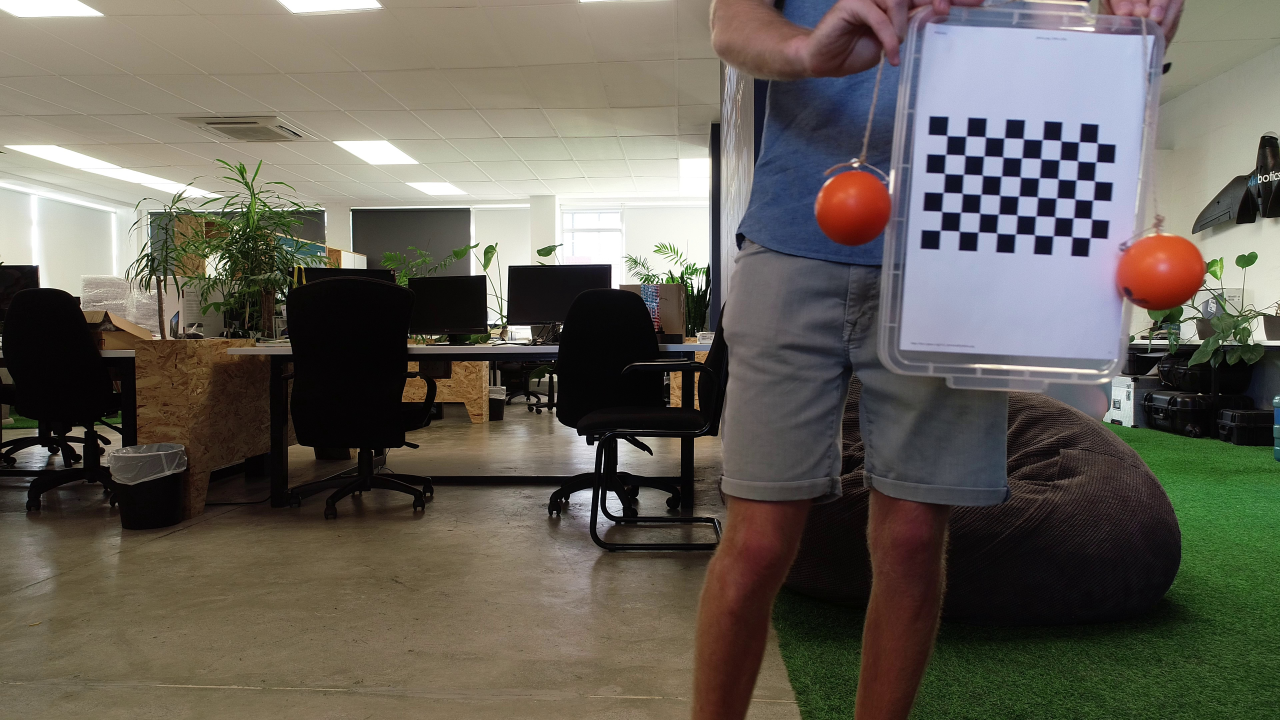
#> input picture Distortion Corrector/Test_Frames/img00570.jpg, 3840 x 2160 px, found by its file name (shown at 1/3 size)
$ jupyter execute --allow-errors distortion_comparison.ipynb   (shell and % lines are left out)   (older library calls are emulated)
#> lines starting #> are read from the running program, lines starting #| are printed output that depends on the picture; after the words box and inside, x2 and y2 are one past the last pixel; in counts of white or black regions, pixels touching at a corner belong together; long printed decimals are rounded
# Distortion Comparison before and after undistortion
### The steps to segment an image based on colour and then further compare the fitted ellipses before and after distortion

## Segment images based on colour

[cell 1]
import cv2
import matplotlib.pyplot as plt
import numpy as np
from matplotlib.patches import Ellipse

[cell 2]
#Img before undistortion
distBall = cv2.imread('./Test_Frames/img00570.jpg')
#> distBall is the input picture: shape (2160, 3840, 3); mean B, G, R 87.2, 96.4, 101.2
distBall = cv2.cvtColor(distBall,cv2.COLOR_BGR2RGB) #BGR to RGB, so plots correct colour
hsv_distBall = cv2.cvtColor(distBall,cv2.COLOR_RGB2HSV) #img to HSV
#> hsv_distBall: shape (2160, 3840, 3); mean H, S, V 53, 74.2, 107.9

#Img after undistortion
undistBall = cv2.imread('./Undistorted_imgs/unImg00570.jpg')
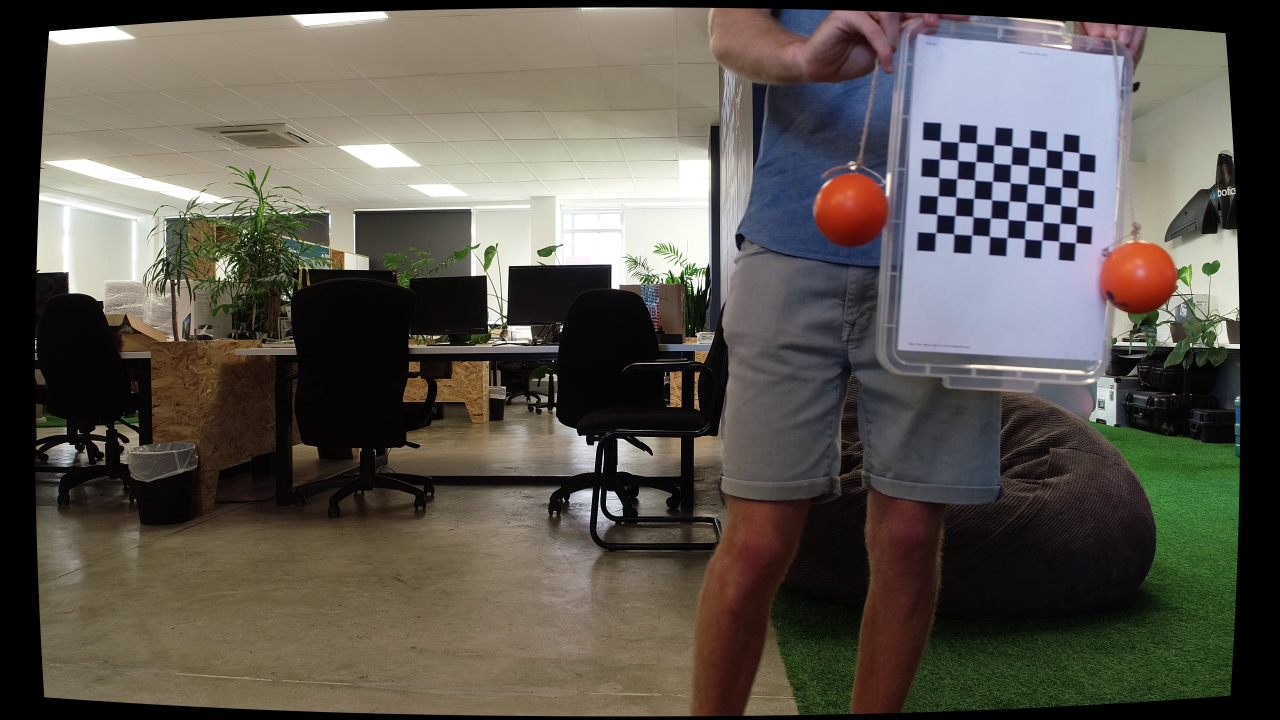
#> input picture Distortion Corrector/Undistorted_imgs/unImg00570.jpg, 3840 x 2160 px, found by its file name (shown at 1/3 size)
#> undistBall is the input picture: shape (2160, 3840, 3); mean B, G, R 78.2, 86.2, 90.8
undistBall = cv2.cvtColor(undistBall,cv2.COLOR_BGR2RGB)
hsv_undistBall = cv2.cvtColor(undistBall,cv2.COLOR_RGB2HSV)
#> hsv_undistBall: shape (2160, 3840, 3); mean H, S, V 48.1, 67.6, 96.6

#Predetermined HSV colour range
#lower_hsv = (0,138,80)
#upper_hsv = (8,255,255)
lower_hsv = (0,138,60)
upper_hsv = (10,255,255)

### Create masks

[cell 3]
#Dist img mask
mask_dist = cv2.inRange(hsv_distBall,lower_hsv,upper_hsv)
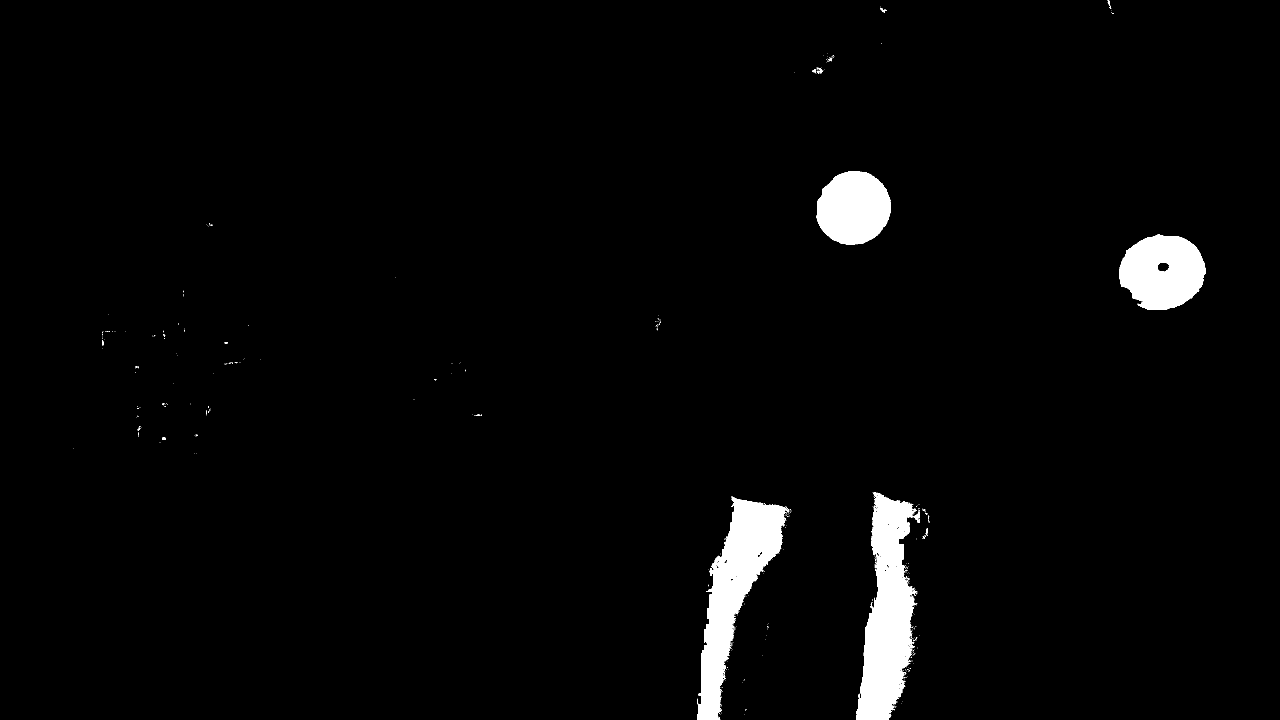
#> mask_dist: shape (2160, 3840) (shown at 1/3 size); 2.7% white; 596 white regions (579 under 20 px), largest, box (x1, y1, x2, y2) and area: (2568, 1476, 2752, 2160) 71589, (2092, 1490, 2358, 2160) 68352, (3357, 703, 3618, 930) 43604
mask_dist = cv2.erode(mask_dist, None, iterations=2) #Removes small blobs
#> mask_dist: shape (2160, 3840); 2.3% white; 31 white regions (23 under 20 px), largest, box (x1, y1, x2, y2) and area: (2094, 1497, 2351, 2160) 59012, (2570, 1496, 2742, 2160) 56301, (3359, 706, 3615, 928) 41200
mask_dist = cv2.dilate(mask_dist, None, iterations=2)
#> mask_dist: shape (2160, 3840); 2.6% white; 11 white regions, largest, box (x1, y1, x2, y2) and area: (2568, 1494, 2744, 2160) 66653, (2092, 1495, 2353, 2160) 66192, (3357, 704, 3617, 930) 43484
dist_res_mask = cv2.bitwise_and(distBall,distBall,mask=mask_dist)
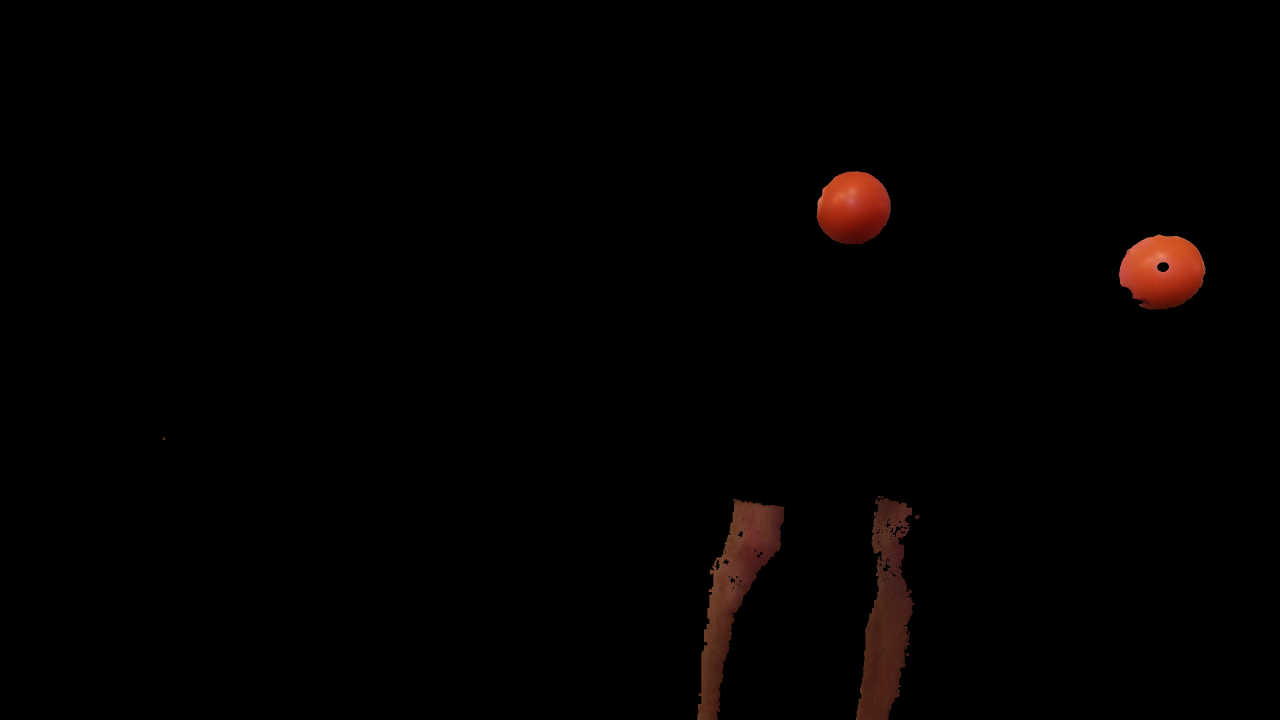
#> dist_res_mask: shape (2160, 3840, 3) (shown at 1/3 size); mean R, G, B 3, 1.2, 0.8

#unDist img mask
mask_undist = cv2.inRange(hsv_undistBall,lower_hsv,upper_hsv)
#> mask_undist: shape (2160, 3840); 2.5% white; 387 white regions (366 under 20 px), largest, box (x1, y1, x2, y2) and area: (2556, 1474, 2740, 2142) 67536, (2090, 1489, 2356, 2148) 66916, (2446, 522, 2663, 738) 36469
mask_undist = cv2.erode(mask_undist, None, iterations=2) #Removes small blobs
#> mask_undist: shape (2160, 3840); 2.2% white; 20 white regions (11 under 20 px), largest, box (x1, y1, x2, y2) and area: (2092, 1495, 2350, 2146) 58665, (2559, 1483, 2730, 2140) 55598, (2448, 524, 2661, 735) 34640
mask_undist = cv2.dilate(mask_undist, None, iterations=2)
#> mask_undist: shape (2160, 3840); 2.4% white; 9 white regions
undist_res_mask = cv2.bitwise_and(undistBall,undistBall,mask=mask_undist)

fig, axes = plt.subplots(nrows=1,ncols=2)
plt.subplot(1,2,1)
plt.imshow(dist_res_mask[:,2000:])
plt.title('Distorted Mask')
plt.subplot(1,2,2)
plt.imshow(undist_res_mask[:,2000:])
plt.title('Undistorted Mask')
plt.tight_layout()
plt.show()
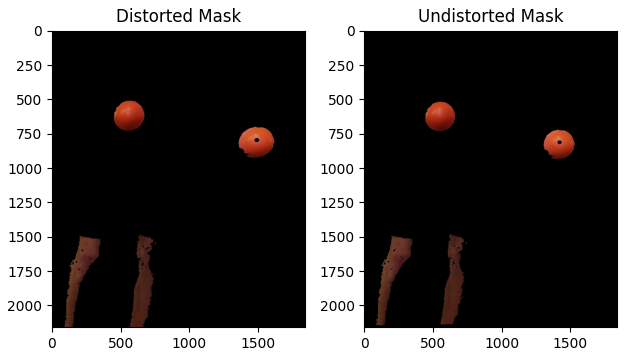
#> figure drawn by matplotlib, 2 panels

## Indetify contours based on colour segmentation

[cell 4]
#Dist Contours
_, dist_contours, _ = cv2.findContours(mask_dist,cv2.RETR_TREE,cv2.CHAIN_APPROX_SIMPLE)
#> dist_contours = 223 contours, 188 with area under 20; largest, box (x1, y1, x2, y2) and area: (2568, 1494, 2744, 2160) 66618, (2092, 1495, 2353, 2160) 66304, (3357, 704, 3617, 930) 43910, (2450, 514, 2672, 733) 37708, (3471, 786, 3508, 817) 856
#Undist Contours
_, undist_contours, _ = cv2.findContours(mask_undist,cv2.RETR_TREE,cv2.CHAIN_APPROX_SIMPLE)
#> undist_contours = 147 contours, 115 with area under 20; largest, box (x1, y1, x2, y2) and area: (2090, 1493, 2352, 2148) 65109, (2557, 1481, 2732, 2142) 64048, (3307, 725, 3532, 940) 36248, (2446, 522, 2663, 737) 36122, (3406, 803, 3439, 833) 696

##Illustrate All Contours:
fig, axes = plt.subplots(nrows=1,ncols=2)
plt.subplot(1,2,1)
plt.imshow(cv2.drawContours(distBall, dist_contours,-1,(0,255,0),3)[:,2000:])
plt.title('Distorted Contours')
plt.subplot(1,2,2)
plt.imshow(cv2.drawContours(undistBall, undist_contours,-1,(0,255,0),3)[:,2000:])
plt.title('Undistorted Contours')
plt.tight_layout()
plt.show()
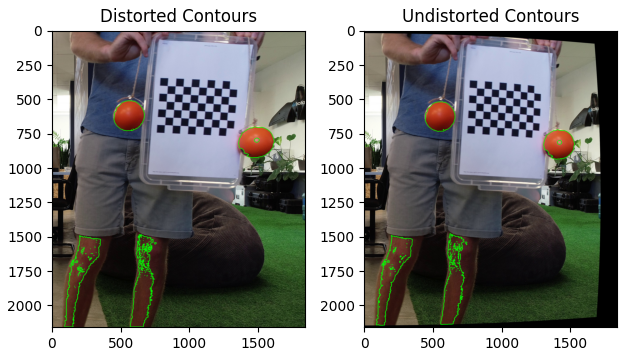
#> figure drawn by matplotlib, 2 panels

### Find the area of the contours to identify those relating to the balls.

*Note*:

~This technique of identifying the contours of the balls requires revision as there is no guarentee that the balls will always be the biggest contour in the image. However, this approach works for the illustration purposes.~

To identify the ball contours initially a stricter (smaller) HSV colour range was used. The reason being, when you have a large HSV range there is more chance that unwanted regions appear in the masks and thus add possible contours. However, this also has a negative effect in that some desired region can also be omitted.

Thus a small strict range was used to identify the possible expected 'areas' range for the balls. Once this area range was identified the HSV range could be relaxed to included more of the ball in the mask as well as other unwanted regions. However, these unwanted regions pose no further problem since we have an expected 'area' range to search for the ball's contours.

These expected 'area' ranges can be seen implemented in the lambda functions on line 4 and 12 in the code block below.

*p.s. give me a ring if this doesn't make sense and I'll try explain it a little better*

[cell 5]
#Find area of dist conts, locate indicies of largest, store in new array(can be omitted)
dist_cont_areas = [(cv2.contourArea(contour), contour) for contour in dist_contours] #Find contour area and group with contour
#> dist_cont_areas = 223 items
index_dist = sorted(range(len(dist_cont_areas)),key =lambda i : 45000> dist_cont_areas[i][0]>32000)[-2:] #Find conts in area range
#> index_dist = [218, 220]
dist_ball_cont = [dist_cont_areas[index_dist[0]][1],dist_cont_areas[index_dist[1]][1]]
#> dist_ball_cont = 2 contours; box (x1, y1, x2, y2) and area: (3357, 704, 3617, 930) 43910, (2450, 514, 2672, 733) 37708
print("Areas:")
print(dist_cont_areas[index_dist[0]][0])
#| 43910.5
print(dist_cont_areas[index_dist[1]][0])
#| 37708.0

#Same for undist conts
undist_cont_areas = [(cv2.contourArea(contour), contour) for contour in undist_contours]
#> undist_cont_areas = 147 items
index_undist = sorted(range(len(undist_cont_areas)),key =lambda i : 40000>undist_cont_areas[i][0]>32000)[-2:]
#> index_undist = [143, 145]
undist_ball_cont = [undist_cont_areas[index_undist[0]][1],undist_cont_areas[index_undist[1]][1]]
#> undist_ball_cont = 2 contours; box (x1, y1, x2, y2) and area: (3307, 725, 3532, 940) 36248, (2446, 522, 2663, 737) 36122
print(undist_cont_areas[index_undist[0]][0])
#| 36247.5
print(undist_cont_areas[index_undist[1]][0])
#| 36121.5

### Given the areas of the ball's contours, fit ellipses to them.

[cell 6]
#Distorted Balls
left_dist_ball = cv2.fitEllipse(dist_ball_cont[1])
#> left_dist_ball = ((2560.5, 624.2), (212.4, 226.2), 46.39)
right_dist_ball = cv2.fitEllipse(dist_ball_cont[0])
#> right_dist_ball = ((3487.9, 814.5), (221.8, 252.6), 83.4)

#Undistorted Balls
left_undist_ball = cv2.fitEllipse(undist_ball_cont[1])
#> left_undist_ball = ((2553.4, 629.5), (211, 218.7), 46.07)
right_undist_ball = cv2.fitEllipse(undist_ball_cont[0])
#> right_undist_ball = ((3419.8, 830.5), (211.1, 219.3), 103.9)

##Illustration of contours(GREEN) and Fitted Ellipses(Blue and Red)
#Left Balls
plt.subplot(1,2,1)
plt.imshow(cv2.ellipse(distBall,left_dist_ball,(255,0,0),2)[500:750,2400:2700])
plt.title('Dist Left Ball')
plt.subplot(1,2,2)
plt.imshow(cv2.ellipse(undistBall,left_undist_ball,(0,0,255),2)[500:750,2400:2700])
plt.title('Undist Left Ball')
plt.tight_layout()
plt.show()
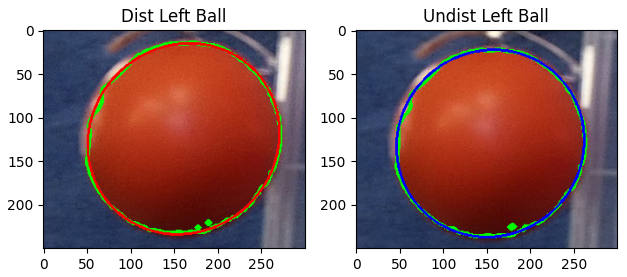
#> figure drawn by matplotlib, 2 panels
#Right Balls
plt.subplot(1,2,1)
plt.imshow(cv2.ellipse(distBall,right_dist_ball,(255,0,0),2)[700:950,3320:3620])
plt.title('Dist Right Ball')
plt.subplot(1,2,2)
plt.imshow(cv2.ellipse(undistBall,right_undist_ball,(0,0,255),2)[700:950,3260:3550])
plt.title('Undist Right Ball')
plt.tight_layout()
plt.show()
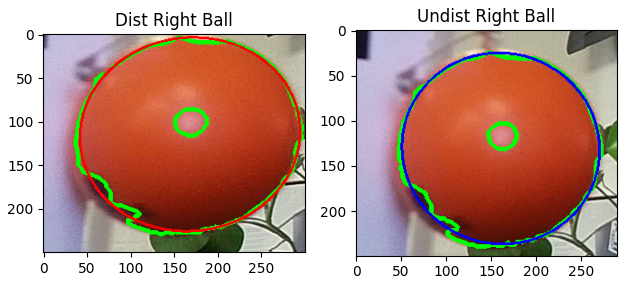
#> figure drawn by matplotlib, 2 panels

## Comparison of Ellipses with a Reference Circle

*Note*:

The ellipses major and minor axes have been normalized for ease of plotting, The original pixel values can be seen below in a table.

### Left Ball

[cell 7]
labels = ['Circle','Dist ellipse', 'Undist ellipse']
#Circle, R = 1 centered on the origin.
circle = plt.Circle((0,0),1,fc = 'none',ec="g")
plt.gca().add_patch(circle)


#Left Dist ball
dist_scaled_a = 2*left_dist_ball[1][0]/left_dist_ball[1][0]
#> dist_scaled_a = 2
dist_scaled_b = 2*left_dist_ball[1][1]/left_dist_ball[1][0]
#> dist_scaled_b = 2.13
#> (the rest of this cell did not finish here and is left out)

#### Review of information from Ellipses associated with LEFT ball

Instead of referring to the major and minor axis of the ellipse, width and height will be used.

The following tables contains the widths and heights for the left ball before and after distortion. Included in the table is a correlation. This correlation is determined by $\frac{width}{height}$ and its purpose is to show how similar the ellipse is to a circle, where a circle would be represented by a value of **1**
#### Left Ball Comparsion
| | Distorted  | Undistorted    |
|---:|:-------------|:-----------|
| <b>Width</b> | 212.38  |    211.01   |
| <b>Height</b> | 226.17  |  218.72   |
| <b>Correlation</b> | 0.9390  |  0.9647  |

In the case of the left ball, there is a **2.57%** improvement after the distortion is removed. Logically, since the left ball is close to the center of the image where less distortion is present, it makes sense for the undistortion process to have less of an effect on the left ball compared to the right ball

### Right Ball

[cell 8]
labels = ['Circle','Dist ellipse', 'Undist ellipse']
#Circle, R = 1 centered on the origin.
circle = plt.Circle((0,0),1,fc = 'none',ec="g")
plt.gca().add_patch(circle)
plt.axis('scaled')

#Right Dist ball
dist_scaled_a = 2*right_dist_ball[1][0]/right_dist_ball[1][0]
dist_scaled_b = 2*right_dist_ball[1][1]/right_dist_ball[1][0]
#> dist_scaled_b = 2.28
#> (the rest of this cell did not finish here and is left out)

#### Review of information from Ellipses associated with the RIGHT ball

The comparison of the width and height values of the right ball shows the improvement thanks to the undistorting process
#### Right Ball Comparison
| | Distorted  | Undistorted    |
|---:|:-------------|:-----------|
| <b>Width</b> | 221.83  |    211.07   |
| <b>Height</b> | 252.60  |  219.33   |
| <b>Correlation</b> | 0.8782  |  0.9623  |

In the case of the right ball, there is a **8.41%** improvement after the undistortion process.

# Last Big Note

So the correlation values here are unfortunately affected by how well the balls can be segmented from the images, thus the correlation values are affected by the distortion correction and the segmentation process. I've tried to segment them as best I can and the results are probably still influenced by the segmentation process.

However, I think these results definetly show the improvement from undistorting the images and the fact that the **width** and **height** for the left and right ball after distortion are quite close is very promising.

| | Left  | Right    |
|---:|:-------------|:-----------|
| <b>Width</b> | 211.01  |    211.07   |
| <b>Height</b> | 218.72  |  219.33   |
| <b>Correlation</b> | 0.9647  |  0.9623  |

## Raw Ellipse Data

### Format:
Correlation value

[(Xcenter, Ycenter),
(Width, Height),
(Angle)]

### Left Ball Ellipses:

[cell 9]
print(left_dist_ball[1][0]/left_dist_ball[1][1])
#| 0.939
left_dist_ball
#> Out = ((2560.5, 624.2), (212.4, 226.2), 46.39)

[cell 10]
print(left_undist_ball[1][0]/left_undist_ball[1][1])
#| 0.9647
left_undist_ball
#> Out = ((2553.4, 629.5), (211, 218.7), 46.07)

### Right Ball Ellipses

[cell 11]
print(right_dist_ball[1][0]/right_dist_ball[1][1])
#| 0.8782
right_dist_ball
#> Out = ((3487.9, 814.5), (221.8, 252.6), 83.4)

[cell 12]
print(right_undist_ball[1][0]/right_undist_ball[1][1])
#| 0.9623
right_undist_ball
#> Out = ((3419.8, 830.5), (211.1, 219.3), 103.9)
